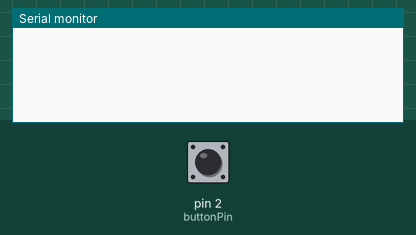
This sketch was run on a simulated Arduino Uno, built with avr-gcc and run on an emulated ATmega328P. Parts: the last lines printed to the serial monitor. The test bench sets the inputs (shaded band); at power-on: pin 2 (buttonPin) HIGH.

Above: at 1.2 s.
1.3 s: pin 2 (buttonPin) pulled LOW for 0.15 s
At 1.43 s:
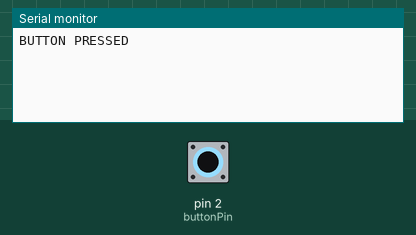
At 2.5 s:
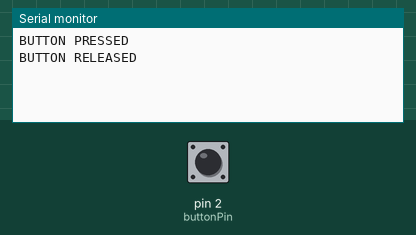

The sketch:

04_button_input_test.ino
```cpp
/*
 * Project: Colour Duel
 * File: 04_button_input_test.ino
 * Module: CASA0014 - Prototyping the Internet of Things
 * Board: Arduino MKR WiFi 1010
 *
 * Description:
 * This sketch tests a physical momentary push button
 * used to control the interaction flow of Colour Duel.
 *
 * The button is connected to:
 *   - Button terminal 1 -> Digital Pin 2 (D2)
 *   - Button terminal 2 -> GND
 *
 * The Arduino uses INPUT_PULLUP to detect button
 * presses without requiring an external resistor.
 *
 * When the button is pressed, the digital input
 * changes from HIGH to LOW. The button state is
 * monitored and displayed in the Serial Monitor
 * at 9600 baud.
 *
 * Purpose:
 * This test was developed between Colour Duel v1
 * and v2 to verify reliable physical button input
 * before integrating button-controlled gameplay.
 *
 * Test Result:
 * SUCCESS - Arduino detects physical button presses
 * and releases, confirming that the button can be
 * used to start the game and save player RGB colours.
 */

const int buttonPin = 2;

bool lastButton = HIGH;

void setup() {
  Serial.begin(9600);
  pinMode(buttonPin, INPUT_PULLUP);
}

void loop() {
  bool currentButton = digitalRead(buttonPin);

  if (lastButton == HIGH && currentButton == LOW) {
    Serial.println("BUTTON PRESSED");
  }

  if (lastButton == LOW && currentButton == HIGH) {
    Serial.println("BUTTON RELEASED");
  }

  lastButton = currentButton;
  delay(10);
}
```

Measured:
- after the input at 1.3 s, the serial monitor: prints a new line at once (image 1)
